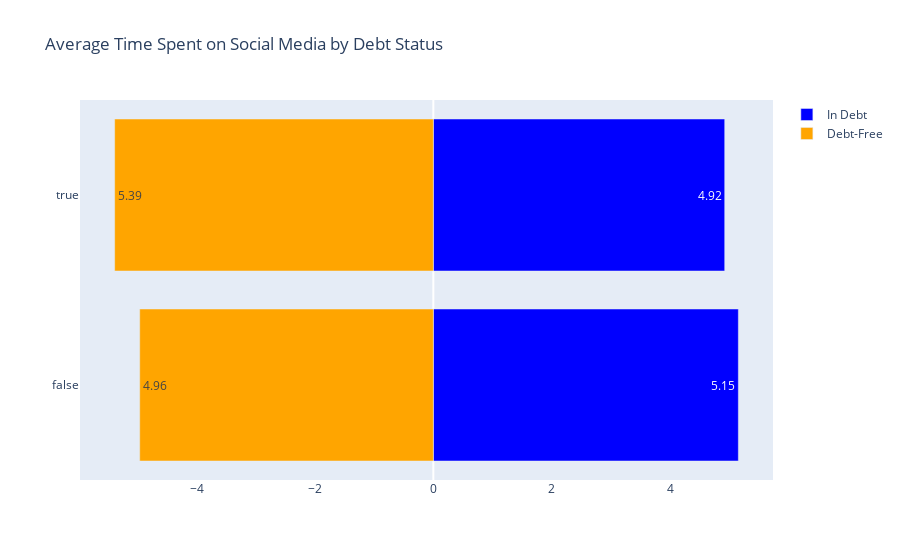

Notebook cell for this chart:
### Code cell
# Create the butterfly chart
import plotly.graph_objects as go



fig = go.Figure()

fig.add_trace(go.Bar(
    y=platforms, 
    x=in_debt_time, 
    name="In Debt", 
    orientation='h',
    marker_color='blue',
    text=in_debt_time.round(2), 
    textposition='auto'
))
fig.add_trace(go.Bar(
    y=platforms, 
    x=-debt_free_time, 
    name="Debt-Free", 
    orientation='h',
    marker_color='orange',
    text=debt_free_time.round(2), 
    textposition='auto'
))

fig.update_layout(
    title="Average Time Spent on Social Media by Debt Status",
    barmode='relative',
    bargap=0.2,
    bargroupgap=0,
    yaxis=dict(title=""),  
    xaxis=dict(showgrid=False),  
    font=dict(size=12)  
)

fig.show()

### Figure 1 — Plotly figure (JSON) as saved in the notebook; plotly's stock layout.template omitted (floating-point values rounded to 4 significant figures)
{"data": [{"marker": {"color": "blue"}, "name": "In Debt", "orientation": "h", "text": [5.15, 4.92, 5.13], "textposition": "auto", "type": "bar", "visible": true, "x": [5.154, 4.924, 5.134], "y": [false, true]}, {"marker": {"color": "orange"}, "name": "Debt-Free", "orientation": "h", "text": [4.96, 5.39, 4.61], "textposition": "auto", "type": "bar", "visible": true, "x": [-4.962, -5.385, -4.608], "y": [false, true]}], "layout": {"autosize": true, "bargap": 0.2, "bargroupgap": 0, "barmode": "relative", "font": {"size": 12}, "title": {"text": "Average Time Spent on Social Media by Debt Status"}, "xaxis": {"autorange": false, "range": [-5.971, 5.74], "showgrid": false, "type": "linear"}, "yaxis": {"autorange": true, "range": [-0.5, 1.5], "title": {"text": ""}, "type": "category"}}}
